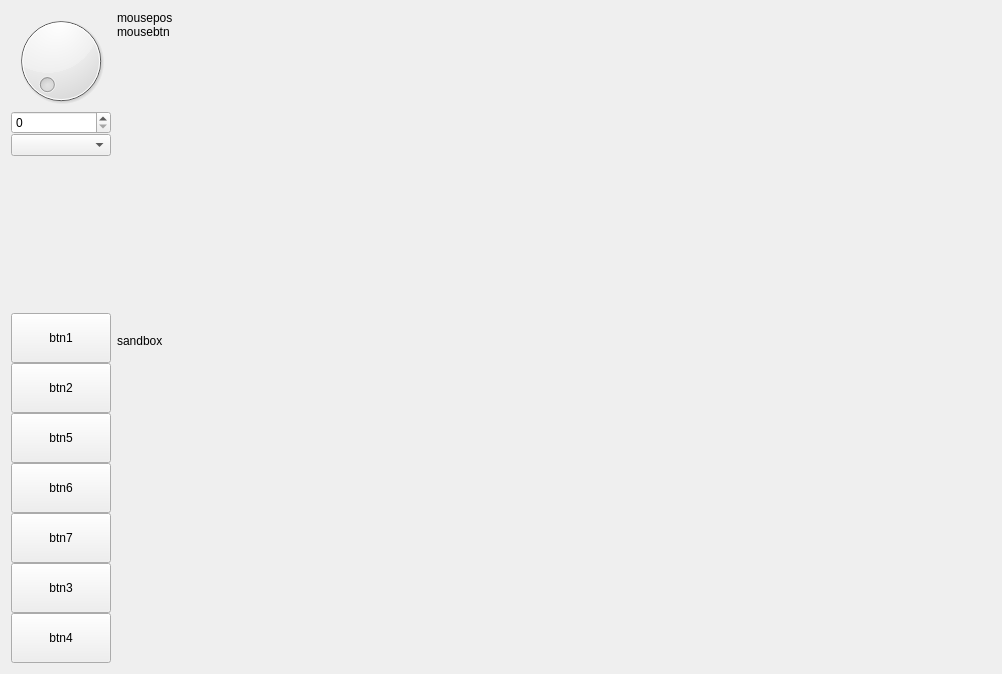
<?xml version="1.0" encoding="UTF-8"?>
<ui version="4.0">
 <class>Form</class>
 <widget class="QWidget" name="Form">
  <property name="geometry">
   <rect>
    <x>0</x>
    <y>0</y>
    <width>1002</width>
    <height>674</height>
   </rect>
  </property>
  <property name="windowTitle">
   <string>Form</string>
  </property>
  <layout class="QGridLayout" name="gridLayout">
   <item row="0" column="0">
    <layout class="QVBoxLayout" name="verticalLayout_3">
     <property name="spacing">
      <number>0</number>
     </property>
     <item>
      <widget class="QDial" name="dial">
       <property name="sizePolicy">
        <sizepolicy hsizetype="Fixed" vsizetype="Fixed">
         <horstretch>0</horstretch>
         <verstretch>0</verstretch>
        </sizepolicy>
       </property>
      </widget>
     </item>
     <item>
      <widget class="QSpinBox" name="spinBox"/>
     </item>
     <item>
      <widget class="QComboBox" name="colorbox"/>
     </item>
     <item>
      <spacer name="verticalSpacer">
       <property name="orientation">
        <enum>Qt::Vertical</enum>
       </property>
       <property name="sizeType">
        <enum>QSizePolicy::MinimumExpanding</enum>
       </property>
       <property name="sizeHint" stdset="0">
        <size>
         <width>20</width>
         <height>0</height>
        </size>
       </property>
      </spacer>
     </item>
     <item>
      <widget class="QPushButton" name="btn1">
       <property name="sizePolicy">
        <sizepolicy hsizetype="Minimum" vsizetype="Fixed">
         <horstretch>0</horstretch>
         <verstretch>0</verstretch>
        </sizepolicy>
       </property>
       <property name="minimumSize">
        <size>
         <width>0</width>
         <height>50</height>
        </size>
       </property>
       <property name="mouseTracking">
        <bool>true</bool>
       </property>
       <property name="tabletTracking">
        <bool>true</bool>
       </property>
       <property name="text">
        <string>btn1</string>
       </property>
      </widget>
     </item>
     <item>
      <widget class="QPushButton" name="btn2">
       <property name="sizePolicy">
        <sizepolicy hsizetype="Minimum" vsizetype="Fixed">
         <horstretch>0</horstretch>
         <verstretch>0</verstretch>
        </sizepolicy>
       </property>
       <property name="minimumSize">
        <size>
         <width>0</width>
         <height>50</height>
        </size>
       </property>
       <property name="text">
        <string>btn2</string>
       </property>
      </widget>
     </item>
     <item>
      <widget class="QPushButton" name="btn5">
       <property name="sizePolicy">
        <sizepolicy hsizetype="Minimum" vsizetype="Fixed">
         <horstretch>0</horstretch>
         <verstretch>0</verstretch>
        </sizepolicy>
       </property>
       <property name="minimumSize">
        <size>
         <width>0</width>
         <height>50</height>
        </size>
       </property>
       <property name="text">
        <string>btn5</string>
       </property>
      </widget>
     </item>
     <item>
      <widget class="QPushButton" name="btn6">
       <property name="sizePolicy">
        <sizepolicy hsizetype="Minimum" vsizetype="Fixed">
         <horstretch>0</horstretch>
         <verstretch>0</verstretch>
        </sizepolicy>
       </property>
       <property name="minimumSize">
        <size>
         <width>0</width>
         <height>50</height>
        </size>
       </property>
       <property name="text">
        <string>btn6</string>
       </property>
      </widget>
     </item>
     <item>
      <widget class="QPushButton" name="btn7">
       <property name="sizePolicy">
        <sizepolicy hsizetype="Minimum" vsizetype="Fixed">
         <horstretch>0</horstretch>
         <verstretch>0</verstretch>
        </sizepolicy>
       </property>
       <property name="minimumSize">
        <size>
         <width>0</width>
         <height>50</height>
        </size>
       </property>
       <property name="text">
        <string>btn7</string>
       </property>
      </widget>
     </item>
     <item>
      <widget class="QPushButton" name="btn3">
       <property name="sizePolicy">
        <sizepolicy hsizetype="Minimum" vsizetype="Fixed">
         <horstretch>0</horstretch>
         <verstretch>0</verstretch>
        </sizepolicy>
       </property>
       <property name="minimumSize">
        <size>
         <width>0</width>
         <height>50</height>
        </size>
       </property>
       <property name="text">
        <string>btn3</string>
       </property>
      </widget>
     </item>
     <item>
      <widget class="QPushButton" name="btn4">
       <property name="sizePolicy">
        <sizepolicy hsizetype="Minimum" vsizetype="Fixed">
         <horstretch>0</horstretch>
         <verstretch>0</verstretch>
        </sizepolicy>
       </property>
       <property name="minimumSize">
        <size>
         <width>0</width>
         <height>50</height>
        </size>
       </property>
       <property name="text">
        <string>btn4</string>
       </property>
      </widget>
     </item>
    </layout>
   </item>
   <item row="0" column="1">
    <layout class="QVBoxLayout" name="vl2">
     <property name="spacing">
      <number>0</number>
     </property>
     <property name="sizeConstraint">
      <enum>QLayout::SetDefaultConstraint</enum>
     </property>
     <item alignment="Qt::AlignVCenter">
      <widget class="QLabel" name="mousepos">
       <property name="mouseTracking">
        <bool>true</bool>
       </property>
       <property name="tabletTracking">
        <bool>true</bool>
       </property>
       <property name="text">
        <string>mousepos</string>
       </property>
      </widget>
     </item>
     <item>
      <widget class="QLabel" name="mousebtn">
       <property name="mouseTracking">
        <bool>true</bool>
       </property>
       <property name="tabletTracking">
        <bool>true</bool>
       </property>
       <property name="text">
        <string>mousebtn</string>
       </property>
      </widget>
     </item>
     <item>
      <spacer name="verticalSpacer_3">
       <property name="orientation">
        <enum>Qt::Vertical</enum>
       </property>
       <property name="sizeType">
        <enum>QSizePolicy::Minimum</enum>
       </property>
       <property name="sizeHint" stdset="0">
        <size>
         <width>20</width>
         <height>20</height>
        </size>
       </property>
      </spacer>
     </item>
     <item>
      <widget class="QLabel" name="sandbox">
       <property name="enabled">
        <bool>true</bool>
       </property>
       <property name="sizePolicy">
        <sizepolicy hsizetype="MinimumExpanding" vsizetype="MinimumExpanding">
         <horstretch>0</horstretch>
         <verstretch>0</verstretch>
        </sizepolicy>
       </property>
       <property name="minimumSize">
        <size>
         <width>500</width>
         <height>500</height>
        </size>
       </property>
       <property name="cursor">
        <cursorShape>PointingHandCursor</cursorShape>
       </property>
       <property name="mouseTracking">
        <bool>true</bool>
       </property>
       <property name="tabletTracking">
        <bool>true</bool>
       </property>
       <property name="text">
        <string>sandbox</string>
       </property>
      </widget>
     </item>
     <item>
      <spacer name="verticalSpacer_2">
       <property name="orientation">
        <enum>Qt::Vertical</enum>
       </property>
       <property name="sizeType">
        <enum>QSizePolicy::Fixed</enum>
       </property>
       <property name="sizeHint" stdset="0">
        <size>
         <width>20</width>
         <height>40</height>
        </size>
       </property>
      </spacer>
     </item>
    </layout>
   </item>
  </layout>
 </widget>
 <resources/>
 <connections/>
</ui>
